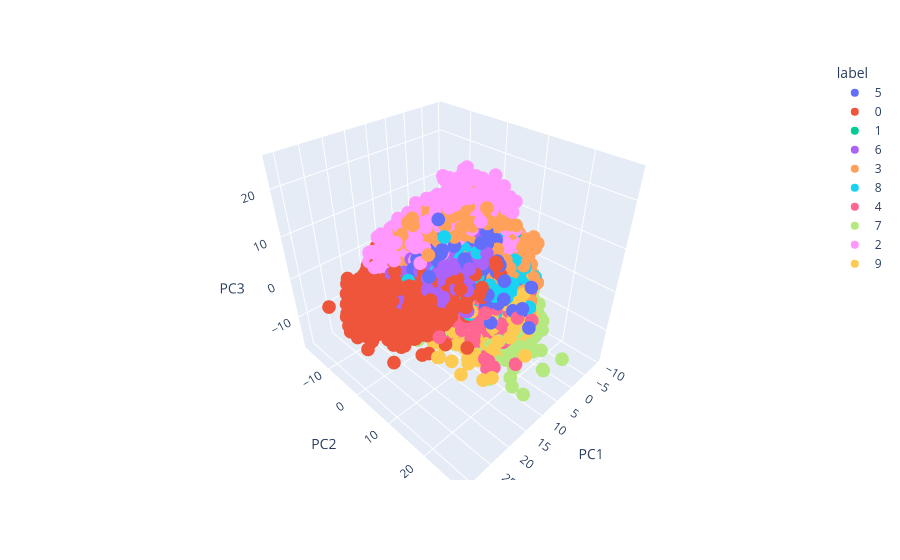

Here is the notebook cell this chart was saved with:
### Code cell
plot_df = pd.DataFrame({
    'PC1': X_train_trf[:,0],
    'PC2': X_train_trf[:,1],
    'PC3': X_train_trf[:,2],
    'label': y_train.astype(str)
})

fig = px.scatter_3d(
    plot_df,
    x='PC1',
    y='PC2',
    z='PC3',
    color='label'
)

fig.show()

### Figure 1 — Plotly figure (JSON) as saved in the notebook; plotly's stock layout.template omitted (floating-point values rounded to 4 significant figures; data arrays with more than 128 entries replaced by an {"elided": "..."} marker saying what was removed)
{"data": [{"hovertemplate": "label=5<br>PC1=%{x}<br>PC2=%{y}<br>PC3=%{z}<extra></extra>", "legendgroup": "5", "marker": {"color": "#636efa", "symbol": "circle"}, "mode": "markers", "name": "5", "scene": "scene", "showlegend": true, "type": "scatter3d", "x": {"elided": "4317 float values"}, "y": {"elided": "4317 float values"}, "z": {"elided": "4317 float values"}}, {"hovertemplate": "label=0<br>PC1=%{x}<br>PC2=%{y}<br>PC3=%{z}<extra></extra>", "legendgroup": "0", "marker": {"color": "#EF553B", "symbol": "circle"}, "mode": "markers", "name": "0", "scene": "scene", "showlegend": true, "type": "scatter3d", "x": {"elided": "4748 float values"}, "y": {"elided": "4748 float values"}, "z": {"elided": "4748 float values"}}, {"hovertemplate": "label=1<br>PC1=%{x}<br>PC2=%{y}<br>PC3=%{z}<extra></extra>", "legendgroup": "1", "marker": {"color": "#00cc96", "symbol": "circle"}, "mode": "markers", "name": "1", "scene": "scene", "showlegend": true, "type": "scatter3d", "x": {"elided": "5420 float values"}, "y": {"elided": "5420 float values"}, "z": {"elided": "5420 float values"}}, {"hovertemplate": "label=6<br>PC1=%{x}<br>PC2=%{y}<br>PC3=%{z}<extra></extra>", "legendgroup": "6", "marker": {"color": "#ab63fa", "symbol": "circle"}, "mode": "markers", "name": "6", "scene": "scene", "showlegend": true, "type": "scatter3d", "x": {"elided": "4741 float values"}, "y": {"elided": "4741 float values"}, "z": {"elided": "4741 float values"}}, {"hovertemplate": "label=3<br>PC1=%{x}<br>PC2=%{y}<br>PC3=%{z}<extra></extra>", "legendgroup": "3", "marker": {"color": "#FFA15A", "symbol": "circle"}, "mode": "markers", "name": "3", "scene": "scene", "showlegend": true, "type": "scatter3d", "x": {"elided": "4912 float values"}, "y": {"elided": "4912 float values"}, "z": {"elided": "4912 float values"}}, {"hovertemplate": "label=8<br>PC1=%{x}<br>PC2=%{y}<br>PC3=%{z}<extra></extra>", "legendgroup": "8", "marker": {"color": "#19d3f3", "symbol": "circle"}, "mode": "markers", "name": "8", "scene": "scene", "showlegend": true, "type": "scatter3d", "x": {"elided": "4691 float values"}, "y": {"elided": "4691 float values"}, "z": {"elided": "4691 float values"}}, {"hovertemplate": "label=4<br>PC1=%{x}<br>PC2=%{y}<br>PC3=%{z}<extra></extra>", "legendgroup": "4", "marker": {"color": "#FF6692", "symbol": "circle"}, "mode": "markers", "name": "4", "scene": "scene", "showlegend": true, "type": "scatter3d", "x": {"elided": "4666 float values"}, "y": {"elided": "4666 float values"}, "z": {"elided": "4666 float values"}}, {"hovertemplate": "label=7<br>PC1=%{x}<br>PC2=%{y}<br>PC3=%{z}<extra></extra>", "legendgroup": "7", "marker": {"color": "#B6E880", "symbol": "circle"}, "mode": "markers", "name": "7", "scene": "scene", "showlegend": true, "type": "scatter3d", "x": {"elided": "4966 float values"}, "y": {"elided": "4966 float values"}, "z": {"elided": "4966 float values"}}, {"hovertemplate": "label=2<br>PC1=%{x}<br>PC2=%{y}<br>PC3=%{z}<extra></extra>", "legendgroup": "2", "marker": {"color": "#FF97FF", "symbol": "circle"}, "mode": "markers", "name": "2", "scene": "scene", "showlegend": true, "type": "scatter3d", "x": {"elided": "4784 float values"}, "y": {"elided": "4784 float values"}, "z": {"elided": "4784 float values"}}, {"hovertemplate": "label=9<br>PC1=%{x}<br>PC2=%{y}<br>PC3=%{z}<extra></extra>", "legendgroup": "9", "marker": {"color": "#FECB52", "symbol": "circle"}, "mode": "markers", "name": "9", "scene": "scene", "showlegend": true, "type": "scatter3d", "x": {"elided": "4755 float values"}, "y": {"elided": "4755 float values"}, "z": {"elided": "4755 float values"}}], "layout": {"legend": {"title": {"text": "label"}, "tracegroupgap": 0}, "margin": {"t": 60}, "scene": {"domain": {"x": [0, 1], "y": [0, 1]}, "xaxis": {"title": {"text": "PC1"}}, "yaxis": {"title": {"text": "PC2"}}, "zaxis": {"title": {"text": "PC3"}}}}}
